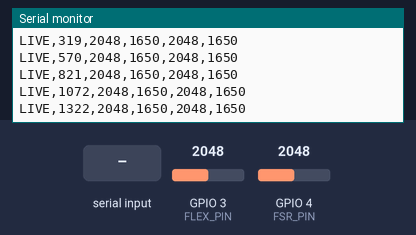
This sketch was run on a simulated Seeed XIAO ESP32-C3. On the bench: the last lines printed to the serial monitor. The test bench sets the inputs (shaded band); at power-on: GPIO 3 (FLEX_PIN) = 2048, GPIO 4 (FSR_PIN) = 2048 (analog values on the 0–4095 scale).

Above: at 1.5 s.
1.6 s: "r\n" received over Serial
At 2.3 s:
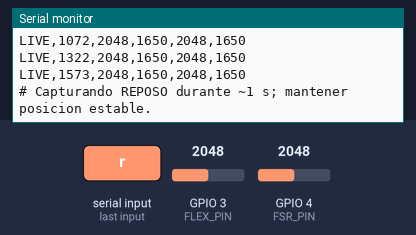
4.1 s: "f\n" received over Serial
At 4.9 s:
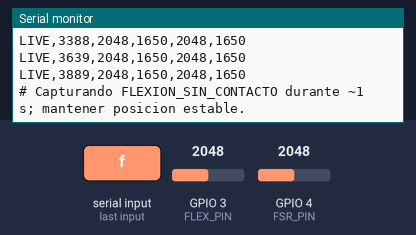
6.6 s: "c\n" received over Serial
At 7.3 s:
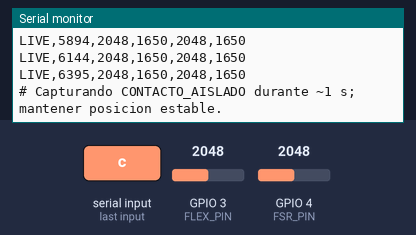
9.1 s: "p\n" received over Serial
At 9.9 s:
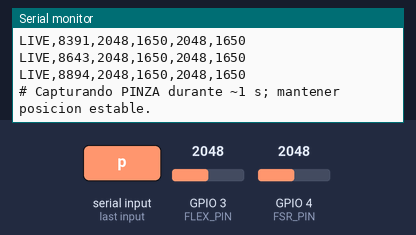
11.6 s: "v\n" received over Serial
At 11.88 s:
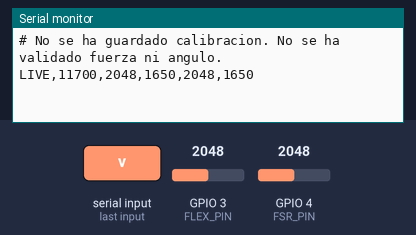
13.1 s: "t\n" received over Serial
At 13.4 s:
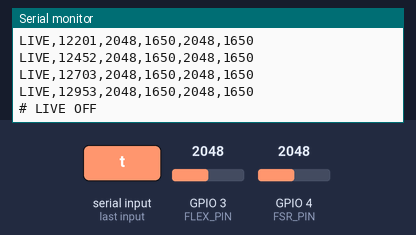
Timing chart, 0 to 15.6 s (numbered marks = the images above; inputs shaded):
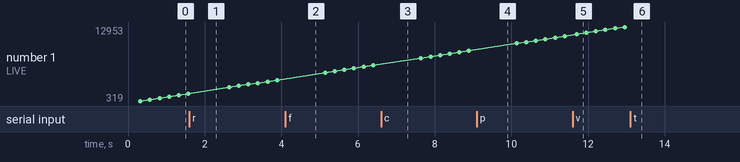

The sketch:

calibracion_banco.ino
```cpp
/* HandSense | diagnóstico independiente de banco, 26-11-2026.
 * XIAO ESP32-C3, Arduino-ESP32 3.x. Sin BLE, NVS, conteos ni actuadores.
 * No sustituye al firmware integrado. Compilar y guardar el integrado antes
 * de cargar este sketch; restaurarlo al terminar. Usar USB, GND común, 3V3.
 */
#include <Arduino.h>
#include <stdint.h>
#include <stdlib.h>

constexpr uint8_t FLEX_PIN = 3;  // D1 / GPIO3 / ADC1
constexpr uint8_t FSR_PIN = 4;   // D2 / GPIO4 / ADC1
constexpr uint16_t N = 50;
constexpr uint32_t SAMPLE_MS = 20;
constexpr uint32_t LIVE_MS = 250;
constexpr uint16_t HIGH_RAIL = 4090;  // advertencia, no diagnóstico concluyente
constexpr uint16_t MIN_SPAN = 200;   // criterio inicial del proyecto, no clínico

struct Stats {
  uint32_t rawSum = 0, mvSum = 0;
  uint16_t low = 4095, high = 0, highRail = 0, count = 0;
  void add(uint16_t raw, uint32_t mv) {
    rawSum += raw; mvSum += mv; ++count;
    if (raw < low) low = raw;
    if (raw > high) high = raw;
    if (raw >= HIGH_RAIL) ++highRail;
  }
  double rawMean() const { return count ? double(rawSum) / count : 0; }
  double mvMean() const { return count ? double(mvSum) / count : 0; }
};
struct Capture { Stats flex, fsr; bool valid = false; };
Capture refs[4];
const char *labels[] = {"REPOSO", "FLEXION_SIN_CONTACTO", "CONTACTO_AISLADO", "PINZA"};
bool live = true;
uint32_t lastLive = 0;

void readPair(Stats &f, Stats &c) {
  // Descartar primera lectura después del cambio de canal; la lectura mV es
  // una conversión separada de la cruda, no la conversión de esa misma muestra.
  (void)analogRead(FLEX_PIN);
  uint16_t fr = analogRead(FLEX_PIN);
  uint32_t fm = analogReadMilliVolts(FLEX_PIN);
  (void)analogRead(FSR_PIN);
  uint16_t cr = analogRead(FSR_PIN);
  uint32_t cm = analogReadMilliVolts(FSR_PIN);
  f.add(fr, fm); c.add(cr, cm);
}
void printStats(const char *state, const char *sensor, const Stats &s) {
  Serial.printf("CAP,%s,%s,%u,%.2f,%u,%u,%.2f,%u\n",state,sensor,
    (unsigned)s.count,s.rawMean(),(unsigned)s.low,(unsigned)s.high,
    s.mvMean(),(unsigned)s.highRail);
}
void capture(uint8_t i) {
  Capture sample;
  Serial.printf("# Capturando %s durante ~1 s; mantener posicion estable.\n",labels[i]);
  for (uint16_t j=0;j<N;++j) {
    readPair(sample.flex, sample.fsr);
    delay(SAMPLE_MS);
  }
  sample.valid = true; refs[i] = sample;
  printStats(labels[i],"FLEX",sample.flex);
  printStats(labels[i],"FSR",sample.fsr);
  if(sample.flex.highRail || sample.fsr.highRail)
    Serial.println("# AVISO: muestras cerca del tope digital; comparar mV con multimetro.");
}
void compare(const char *name, const Stats &a, const Stats &b) {
  double delta = b.rawMean()-a.rawMean();
  double magnitude = delta < 0 ? -delta : delta;
  bool separated = a.high < b.low || b.high < a.low;
  Serial.printf("CHECK,%s,delta_raw=%.2f,span_min=%u,rangos_separados=%s,tope_activo=%u/%u\n",
    name,delta,(unsigned)MIN_SPAN,separated?"SI":"NO",(unsigned)b.highRail,(unsigned)b.count);
  if(magnitude<MIN_SPAN || !separated || b.highRail==b.count)
    Serial.println("# REVISAR antes de calibrar: variacion insuficiente, rangos solapados o tope sostenido.");
  else Serial.println("# Referencias candidatas: repetir captura y contrastar con multimetro.");
}
void report() {
  for(uint8_t i=0;i<4;++i) if(refs[i].valid) {
    printStats(labels[i],"FLEX",refs[i].flex); printStats(labels[i],"FSR",refs[i].fsr);
  }
  if(refs[0].valid && refs[1].valid) compare("FLEX_REPOSO_VS_FLEXION",refs[0].flex,refs[1].flex);
  if(refs[0].valid && refs[2].valid) compare("FSR_REPOSO_VS_CONTACTO",refs[0].fsr,refs[2].fsr);
  if(refs[0].valid && refs[3].valid) {
    compare("FLEX_REPOSO_VS_PINZA",refs[0].flex,refs[3].flex);
    compare("FSR_REPOSO_VS_PINZA",refs[0].fsr,refs[3].fsr);
  }
  Serial.println("# No se ha guardado calibracion. No se ha validado fuerza ni angulo.");
}
void help() {
  Serial.println("# r=reposo; f=flexion sin contacto; c=contacto aislado; p=pinza; v=resumen; t=alternar vivo; x=borrar capturas RAM; h=ayuda");
  Serial.println("# LIVE,t_ms,flex_raw,flex_mV,fsr_raw,fsr_mV");
  Serial.println("# CAP,estado,sensor,n,raw_prom,raw_min,raw_max,mV_prom,n_tope");
}
void setup() {
  Serial.begin(115200);
  pinMode(FLEX_PIN,INPUT); pinMode(FSR_PIN,INPUT);
  analogReadResolution(12);
  analogSetPinAttenuation(FLEX_PIN, ADC_11db);
  analogSetPinAttenuation(FSR_PIN, ADC_11db);
  delay(300);
  Serial.println("# HandSense CAL BANCO | ADC1 12 bits | sin BLE ni NVS");
  help();
}
void loop() {
  while(Serial.available()) {
    char cmd = char(Serial.read());
    switch(cmd) {
      case 'r': capture(0); break;
      case 'f': capture(1); break;
      case 'c': capture(2); break;
      case 'p': capture(3); break;
      case 'v': report(); break;
      case 't': live = !live; Serial.println(live?"# LIVE ON":"# LIVE OFF"); break;
      case 'x': for(auto &ref: refs) ref = Capture{}; Serial.println("# RAM limpia"); break;
      case 'h': help(); break;
      case '\r': case '\n': case ' ': break;
      default: Serial.println("# Comando no reconocido. h=ayuda"); break;
    }
  }
  uint32_t now = millis();
  if(live && uint32_t(now-lastLive)>=LIVE_MS) {
    lastLive=now; Stats f,c; readPair(f,c);
    Serial.printf("LIVE,%lu,%u,%lu,%u,%lu\n",(unsigned long)now,
      (unsigned)f.low,(unsigned long)f.mvSum,(unsigned)c.low,(unsigned long)c.mvSum);
  }
  delay(2);
}
```

Measured:
- after the input at 1.6 s, the serial monitor: prints a new line at once (image 1)
- after the input at 4.1 s, the serial monitor: prints a new line at once (image 2)
- after the input at 6.6 s, the serial monitor: prints a new line at once (image 3)
- after the input at 9.1 s, the serial monitor: prints a new line at once (image 4)
- after the input at 11.6 s, the serial monitor: prints a new line at once (image 5)
- after the input at 13.1 s, the serial monitor: prints a new line at once (image 6)
- plotted number 1: 1573 → 3889 after the input at 1.6 s, 3889 → 6395 after the input at 4.1 s, 6395 → 8894 after the input at 6.6 s, 8894 → 11389 after the input at 9.1 s, 11389 → 12953 after the input at 11.6 s
